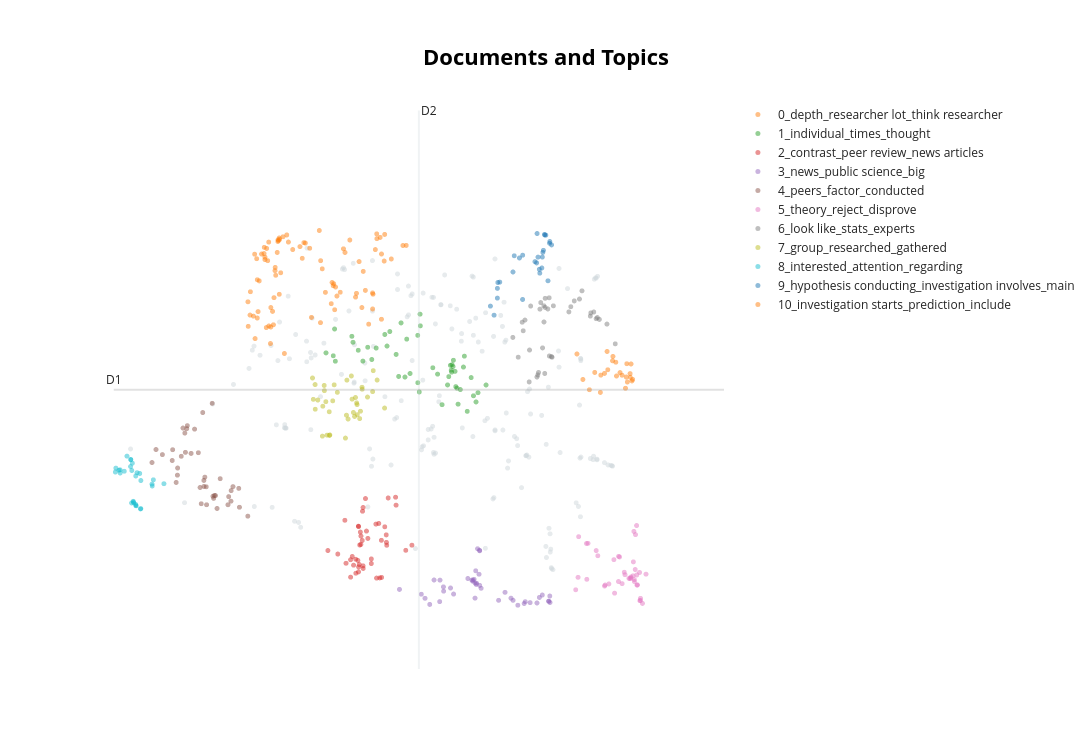

The notebook cell saved with this chart:
### Code cell
model_q1.visualize_documents(docs_q1, hide_annotations=True)
